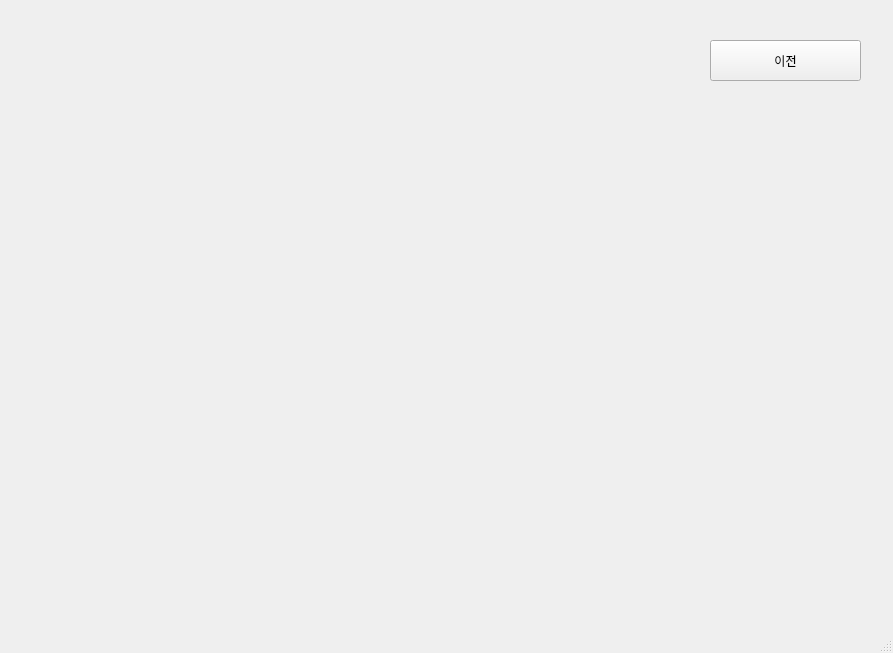
<?xml version="1.0" encoding="UTF-8"?>
<ui version="4.0">
 <class>MainWindow</class>
 <widget class="QMainWindow" name="MainWindow">
  <property name="geometry">
   <rect>
    <x>0</x>
    <y>0</y>
    <width>893</width>
    <height>653</height>
   </rect>
  </property>
  <property name="windowTitle">
   <string>MainWindow</string>
  </property>
  <widget class="QWidget" name="centralwidget">
   <widget class="QStackedWidget" name="stackedWidget">
    <property name="geometry">
     <rect>
      <x>20</x>
      <y>20</y>
      <width>851</width>
      <height>591</height>
     </rect>
    </property>
    <property name="currentIndex">
     <number>8</number>
    </property>
    <widget class="QWidget" name="page">
     <widget class="QLabel" name="title_label_1">
      <property name="geometry">
       <rect>
        <x>100</x>
        <y>0</y>
        <width>651</width>
        <height>111</height>
       </rect>
      </property>
      <property name="text">
       <string>&lt;html&gt;&lt;head/&gt;&lt;body&gt;&lt;p align=&quot;center&quot;&gt;&lt;span style=&quot; font-size:20pt; font-weight:600; color:#00aa7f;&quot;&gt;광주광역시 애견운동장 사업성 분석&lt;/span&gt;&lt;/p&gt;&lt;p align=&quot;center&quot;&gt;&lt;span style=&quot; font-size:20pt; font-weight:600; color:#00aa7f;&quot;&gt;프로그램&lt;/span&gt;&lt;/p&gt;&lt;/body&gt;&lt;/html&gt;</string>
      </property>
     </widget>
     <widget class="QPushButton" name="btn_start_1">
      <property name="geometry">
       <rect>
        <x>350</x>
        <y>530</y>
        <width>161</width>
        <height>51</height>
       </rect>
      </property>
      <property name="text">
       <string>시작하기</string>
      </property>
     </widget>
     <widget class="QLabel" name="label">
      <property name="geometry">
       <rect>
        <x>120</x>
        <y>100</y>
        <width>611</width>
        <height>421</height>
       </rect>
      </property>
      <property name="text">
       <string/>
      </property>
      <property name="pixmap">
       <pixmap>danche.jpg</pixmap>
      </property>
      <property name="scaledContents">
       <bool>true</bool>
      </property>
     </widget>
    </widget>
    <widget class="QWidget" name="page_2">
     <widget class="QLabel" name="title_label_2">
      <property name="geometry">
       <rect>
        <x>10</x>
        <y>10</y>
        <width>301</width>
        <height>51</height>
       </rect>
      </property>
      <property name="text">
       <string>&lt;html&gt;&lt;head/&gt;&lt;body&gt;&lt;p align=&quot;center&quot;&gt;&lt;span style=&quot; font-size:14pt; font-weight:600;&quot;&gt;원하는 &amp;quot;구&amp;quot;를 클릭해주세요&lt;/span&gt;&lt;/p&gt;&lt;/body&gt;&lt;/html&gt;</string>
      </property>
     </widget>
     <widget class="QLabel" name="gwangju_map_img">
      <property name="geometry">
       <rect>
        <x>10</x>
        <y>60</y>
        <width>841</width>
        <height>521</height>
       </rect>
      </property>
      <property name="text">
       <string/>
      </property>
      <property name="pixmap">
       <pixmap>gwangjumap.gif</pixmap>
      </property>
      <property name="scaledContents">
       <bool>true</bool>
      </property>
     </widget>
     <widget class="QPushButton" name="btn_seo_1">
      <property name="geometry">
       <rect>
        <x>460</x>
        <y>330</y>
        <width>31</width>
        <height>31</height>
       </rect>
      </property>
      <property name="styleSheet">
       <string notr="true">border-radius:15px;
background-color: rgb(255, 170, 0);</string>
      </property>
      <property name="text">
       <string/>
      </property>
     </widget>
     <widget class="QPushButton" name="btn_buk_1">
      <property name="geometry">
       <rect>
        <x>590</x>
        <y>190</y>
        <width>31</width>
        <height>31</height>
       </rect>
      </property>
      <property name="styleSheet">
       <string notr="true">border-radius:15px;
background-color: rgb(255, 170, 0);</string>
      </property>
      <property name="text">
       <string/>
      </property>
     </widget>
     <widget class="QPushButton" name="btn_dong_1">
      <property name="geometry">
       <rect>
        <x>650</x>
        <y>390</y>
        <width>31</width>
        <height>31</height>
       </rect>
      </property>
      <property name="styleSheet">
       <string notr="true">border-radius:15px;
background-color: rgb(255, 170, 0);</string>
      </property>
      <property name="text">
       <string/>
      </property>
     </widget>
     <widget class="QPushButton" name="btn_nam_1">
      <property name="geometry">
       <rect>
        <x>510</x>
        <y>420</y>
        <width>31</width>
        <height>31</height>
       </rect>
      </property>
      <property name="styleSheet">
       <string notr="true">border-radius:15px;
background-color: rgb(255, 170, 0);</string>
      </property>
      <property name="text">
       <string/>
      </property>
     </widget>
     <widget class="QPushButton" name="btn_gwang_1">
      <property name="geometry">
       <rect>
        <x>270</x>
        <y>270</y>
        <width>31</width>
        <height>31</height>
       </rect>
      </property>
      <property name="styleSheet">
       <string notr="true">border-radius:15px;
background-color: rgb(255, 170, 0);</string>
      </property>
      <property name="text">
       <string/>
      </property>
     </widget>
     <widget class="QPushButton" name="btn_talk">
      <property name="geometry">
       <rect>
        <x>700</x>
        <y>20</y>
        <width>141</width>
        <height>31</height>
       </rect>
      </property>
      <property name="text">
       <string>상담하러가기</string>
      </property>
     </widget>
    </widget>
    <widget class="QWidget" name="page_5">
     <widget class="QLabel" name="gwang_label_count1">
      <property name="geometry">
       <rect>
        <x>390</x>
        <y>390</y>
        <width>211</width>
        <height>61</height>
       </rect>
      </property>
      <property name="text">
       <string>&lt;html&gt;&lt;head/&gt;&lt;body&gt;&lt;p align=&quot;center&quot;&gt;&lt;span style=&quot; font-size:26pt; font-weight:600;&quot;&gt;총점수&lt;/span&gt;&lt;/p&gt;&lt;/body&gt;&lt;/html&gt;</string>
      </property>
     </widget>
     <widget class="QLabel" name="gwang_map_img">
      <property name="geometry">
       <rect>
        <x>380</x>
        <y>20</y>
        <width>461</width>
        <height>331</height>
       </rect>
      </property>
      <property name="styleSheet">
       <string notr="true">selection-background-color: rgb(162, 255, 168);</string>
      </property>
      <property name="text">
       <string/>
      </property>
      <property name="pixmap">
       <pixmap>gwangsangu.png</pixmap>
      </property>
      <property name="scaledContents">
       <bool>true</bool>
      </property>
     </widget>
     <widget class="QWidget" name="gwang_widget" native="true">
      <property name="geometry">
       <rect>
        <x>10</x>
        <y>20</y>
        <width>341</width>
        <height>551</height>
       </rect>
      </property>
      <property name="styleSheet">
       <string notr="true">background-color: rgb(255, 255, 255);</string>
      </property>
      <widget class="QLabel" name="gwang_label_title">
       <property name="geometry">
        <rect>
         <x>10</x>
         <y>20</y>
         <width>311</width>
         <height>51</height>
        </rect>
       </property>
       <property name="text">
        <string>&lt;html&gt;&lt;head/&gt;&lt;body&gt;&lt;p align=&quot;center&quot;&gt;&lt;span style=&quot; font-size:26pt;&quot;&gt;광산구 사업성 분석&lt;/span&gt;&lt;/p&gt;&lt;/body&gt;&lt;/html&gt;</string>
       </property>
      </widget>
      <widget class="QLabel" name="gwang_label_park1">
       <property name="geometry">
        <rect>
         <x>30</x>
         <y>190</y>
         <width>111</width>
         <height>21</height>
        </rect>
       </property>
       <property name="text">
        <string>공원 및 관광지 수</string>
       </property>
      </widget>
      <widget class="QLabel" name="gwang_label_park2_2">
       <property name="geometry">
        <rect>
         <x>30</x>
         <y>220</y>
         <width>56</width>
         <height>12</height>
        </rect>
       </property>
       <property name="text">
        <string>5</string>
       </property>
      </widget>
      <widget class="QLabel" name="gwang_label_dog1">
       <property name="geometry">
        <rect>
         <x>30</x>
         <y>250</y>
         <width>141</width>
         <height>16</height>
        </rect>
       </property>
       <property name="text">
        <string>애견 등록 수</string>
       </property>
      </widget>
      <widget class="QLabel" name="gwang_label_dog2">
       <property name="geometry">
        <rect>
         <x>30</x>
         <y>280</y>
         <width>56</width>
         <height>12</height>
        </rect>
       </property>
       <property name="text">
        <string>2500 마리 </string>
       </property>
      </widget>
      <widget class="QLabel" name="gwang_label_hospi1">
       <property name="geometry">
        <rect>
         <x>30</x>
         <y>310</y>
         <width>101</width>
         <height>21</height>
        </rect>
       </property>
       <property name="text">
        <string>동물 병원 수</string>
       </property>
      </widget>
      <widget class="QLabel" name="gwang_label_hospi2">
       <property name="geometry">
        <rect>
         <x>30</x>
         <y>340</y>
         <width>56</width>
         <height>12</height>
        </rect>
       </property>
       <property name="text">
        <string>5 개</string>
       </property>
      </widget>
      <widget class="QLabel" name="gwang_label_rival2">
       <property name="geometry">
        <rect>
         <x>30</x>
         <y>460</y>
         <width>56</width>
         <height>12</height>
        </rect>
       </property>
       <property name="text">
        <string>5 개</string>
       </property>
      </widget>
      <widget class="QLabel" name="gwang_label_rival1">
       <property name="geometry">
        <rect>
         <x>30</x>
         <y>430</y>
         <width>101</width>
         <height>21</height>
        </rect>
       </property>
       <property name="text">
        <string>경쟁 업체 수</string>
       </property>
      </widget>
      <widget class="QLabel" name="gwang_label_po1">
       <property name="geometry">
        <rect>
         <x>30</x>
         <y>490</y>
         <width>81</width>
         <height>16</height>
        </rect>
       </property>
       <property name="text">
        <string>인구 증가율</string>
       </property>
      </widget>
      <widget class="QLabel" name="gwang_label_po2">
       <property name="geometry">
        <rect>
         <x>30</x>
         <y>520</y>
         <width>56</width>
         <height>12</height>
        </rect>
       </property>
       <property name="text">
        <string>1.1%</string>
       </property>
      </widget>
      <widget class="QLabel" name="gwang_label_salon1">
       <property name="geometry">
        <rect>
         <x>30</x>
         <y>370</y>
         <width>101</width>
         <height>21</height>
        </rect>
       </property>
       <property name="text">
        <string>동물 미용업 수</string>
       </property>
      </widget>
      <widget class="QLabel" name="gwang_label_salon2">
       <property name="geometry">
        <rect>
         <x>30</x>
         <y>400</y>
         <width>56</width>
         <height>12</height>
        </rect>
       </property>
       <property name="text">
        <string>5 개</string>
       </property>
      </widget>
     </widget>
     <widget class="QLabel" name="gwang_label_count2">
      <property name="geometry">
       <rect>
        <x>630</x>
        <y>390</y>
        <width>101</width>
        <height>61</height>
       </rect>
      </property>
      <property name="font">
       <font>
        <pointsize>26</pointsize>
       </font>
      </property>
      <property name="text">
       <string>85 점</string>
      </property>
      <property name="alignment">
       <set>Qt::AlignCenter</set>
      </property>
     </widget>
     <widget class="QPushButton" name="btn_gwang_pre">
      <property name="geometry">
       <rect>
        <x>670</x>
        <y>480</y>
        <width>151</width>
        <height>61</height>
       </rect>
      </property>
      <property name="text">
       <string>이전</string>
      </property>
     </widget>
     <widget class="QPushButton" name="gwang_link_btn">
      <property name="geometry">
       <rect>
        <x>510</x>
        <y>480</y>
        <width>151</width>
        <height>61</height>
       </rect>
      </property>
      <property name="text">
       <string>부동산 정보 보기</string>
      </property>
     </widget>
    </widget>
    <widget class="QWidget" name="page_6">
     <widget class="QLabel" name="dong_label_count2">
      <property name="geometry">
       <rect>
        <x>630</x>
        <y>390</y>
        <width>101</width>
        <height>61</height>
       </rect>
      </property>
      <property name="font">
       <font>
        <pointsize>26</pointsize>
       </font>
      </property>
      <property name="text">
       <string>85 점</string>
      </property>
      <property name="alignment">
       <set>Qt::AlignCenter</set>
      </property>
     </widget>
     <widget class="QWidget" name="dong_widget" native="true">
      <property name="geometry">
       <rect>
        <x>10</x>
        <y>20</y>
        <width>341</width>
        <height>551</height>
       </rect>
      </property>
      <property name="styleSheet">
       <string notr="true">background-color: rgb(255, 255, 255);</string>
      </property>
      <widget class="QLabel" name="dong_label_title">
       <property name="geometry">
        <rect>
         <x>10</x>
         <y>20</y>
         <width>311</width>
         <height>51</height>
        </rect>
       </property>
       <property name="text">
        <string>&lt;html&gt;&lt;head/&gt;&lt;body&gt;&lt;p align=&quot;center&quot;&gt;&lt;span style=&quot; font-size:26pt;&quot;&gt;동구 사업성 분석&lt;/span&gt;&lt;/p&gt;&lt;/body&gt;&lt;/html&gt;</string>
       </property>
      </widget>
      <widget class="QLabel" name="dong_label_park1">
       <property name="geometry">
        <rect>
         <x>30</x>
         <y>190</y>
         <width>111</width>
         <height>21</height>
        </rect>
       </property>
       <property name="text">
        <string>공원 및 관광지 수</string>
       </property>
      </widget>
      <widget class="QLabel" name="dong_label_park2">
       <property name="geometry">
        <rect>
         <x>30</x>
         <y>220</y>
         <width>56</width>
         <height>12</height>
        </rect>
       </property>
       <property name="text">
        <string>5</string>
       </property>
      </widget>
      <widget class="QLabel" name="dong_label_dog1">
       <property name="geometry">
        <rect>
         <x>30</x>
         <y>250</y>
         <width>141</width>
         <height>16</height>
        </rect>
       </property>
       <property name="text">
        <string>애견 등록 수</string>
       </property>
      </widget>
      <widget class="QLabel" name="dong_label_dog2">
       <property name="geometry">
        <rect>
         <x>30</x>
         <y>280</y>
         <width>56</width>
         <height>12</height>
        </rect>
       </property>
       <property name="text">
        <string>2500 마리 </string>
       </property>
      </widget>
      <widget class="QLabel" name="dong_label_hospi1">
       <property name="geometry">
        <rect>
         <x>30</x>
         <y>310</y>
         <width>101</width>
         <height>21</height>
        </rect>
       </property>
       <property name="text">
        <string>동물 병원 수</string>
       </property>
      </widget>
      <widget class="QLabel" name="dong_label_hospi2">
       <property name="geometry">
        <rect>
         <x>30</x>
         <y>340</y>
         <width>56</width>
         <height>12</height>
        </rect>
       </property>
       <property name="text">
        <string>5 개</string>
       </property>
      </widget>
      <widget class="QLabel" name="dong_label_rival2">
       <property name="geometry">
        <rect>
         <x>30</x>
         <y>460</y>
         <width>56</width>
         <height>12</height>
        </rect>
       </property>
       <property name="text">
        <string>5 개</string>
       </property>
      </widget>
      <widget class="QLabel" name="dong_label_rival1">
       <property name="geometry">
        <rect>
         <x>30</x>
         <y>430</y>
         <width>101</width>
         <height>21</height>
        </rect>
       </property>
       <property name="text">
        <string>경쟁 업체 수</string>
       </property>
      </widget>
      <widget class="QLabel" name="dong_label_po1">
       <property name="geometry">
        <rect>
         <x>30</x>
         <y>490</y>
         <width>81</width>
         <height>16</height>
        </rect>
       </property>
       <property name="text">
        <string>인구 증가율</string>
       </property>
      </widget>
      <widget class="QLabel" name="dong_label_po2">
       <property name="geometry">
        <rect>
         <x>30</x>
         <y>520</y>
         <width>56</width>
         <height>12</height>
        </rect>
       </property>
       <property name="text">
        <string>1.1%</string>
       </property>
      </widget>
      <widget class="QLabel" name="dong_label_salon2">
       <property name="geometry">
        <rect>
         <x>30</x>
         <y>400</y>
         <width>56</width>
         <height>12</height>
        </rect>
       </property>
       <property name="text">
        <string>5 개</string>
       </property>
      </widget>
      <widget class="QLabel" name="dong_label_salon1">
       <property name="geometry">
        <rect>
         <x>30</x>
         <y>370</y>
         <width>101</width>
         <height>21</height>
        </rect>
       </property>
       <property name="text">
        <string>동물 미용업 수</string>
       </property>
      </widget>
     </widget>
     <widget class="QLabel" name="dong_map_img">
      <property name="geometry">
       <rect>
        <x>380</x>
        <y>20</y>
        <width>461</width>
        <height>331</height>
       </rect>
      </property>
      <property name="text">
       <string/>
      </property>
      <property name="pixmap">
       <pixmap>donggu.png</pixmap>
      </property>
      <property name="scaledContents">
       <bool>true</bool>
      </property>
     </widget>
     <widget class="QPushButton" name="btn_dong_pre">
      <property name="geometry">
       <rect>
        <x>670</x>
        <y>480</y>
        <width>151</width>
        <height>61</height>
       </rect>
      </property>
      <property name="text">
       <string>이전</string>
      </property>
     </widget>
     <widget class="QLabel" name="dong_label_count1">
      <property name="geometry">
       <rect>
        <x>390</x>
        <y>390</y>
        <width>211</width>
        <height>61</height>
       </rect>
      </property>
      <property name="text">
       <string>&lt;html&gt;&lt;head/&gt;&lt;body&gt;&lt;p align=&quot;center&quot;&gt;&lt;span style=&quot; font-size:26pt; font-weight:600;&quot;&gt;총점수&lt;/span&gt;&lt;/p&gt;&lt;/body&gt;&lt;/html&gt;</string>
      </property>
     </widget>
     <widget class="QPushButton" name="dong_link_btn">
      <property name="geometry">
       <rect>
        <x>510</x>
        <y>480</y>
        <width>151</width>
        <height>61</height>
       </rect>
      </property>
      <property name="text">
       <string>부동산 정보 보기</string>
      </property>
     </widget>
    </widget>
    <widget class="QWidget" name="page_22">
     <widget class="QLabel" name="seo_label_count2">
      <property name="geometry">
       <rect>
        <x>630</x>
        <y>390</y>
        <width>101</width>
        <height>61</height>
       </rect>
      </property>
      <property name="font">
       <font>
        <pointsize>26</pointsize>
       </font>
      </property>
      <property name="text">
       <string>85 점</string>
      </property>
      <property name="alignment">
       <set>Qt::AlignCenter</set>
      </property>
     </widget>
     <widget class="QWidget" name="seo_widget" native="true">
      <property name="geometry">
       <rect>
        <x>10</x>
        <y>20</y>
        <width>341</width>
        <height>551</height>
       </rect>
      </property>
      <property name="styleSheet">
       <string notr="true">background-color: rgb(255, 255, 255);</string>
      </property>
      <widget class="QLabel" name="seo_label_title">
       <property name="geometry">
        <rect>
         <x>10</x>
         <y>20</y>
         <width>311</width>
         <height>51</height>
        </rect>
       </property>
       <property name="text">
        <string>&lt;html&gt;&lt;head/&gt;&lt;body&gt;&lt;p align=&quot;center&quot;&gt;&lt;span style=&quot; font-size:26pt;&quot;&gt;서구 사업성 분석&lt;/span&gt;&lt;/p&gt;&lt;/body&gt;&lt;/html&gt;</string>
       </property>
      </widget>
      <widget class="QLabel" name="seo_label_park1">
       <property name="geometry">
        <rect>
         <x>30</x>
         <y>190</y>
         <width>111</width>
         <height>21</height>
        </rect>
       </property>
       <property name="text">
        <string>공원 및 관광지 수</string>
       </property>
      </widget>
      <widget class="QLabel" name="seo_label_park2">
       <property name="geometry">
        <rect>
         <x>30</x>
         <y>220</y>
         <width>56</width>
         <height>12</height>
        </rect>
       </property>
       <property name="text">
        <string>5</string>
       </property>
      </widget>
      <widget class="QLabel" name="seo_label_dog1">
       <property name="geometry">
        <rect>
         <x>30</x>
         <y>250</y>
         <width>141</width>
         <height>16</height>
        </rect>
       </property>
       <property name="text">
        <string>애견 등록 수</string>
       </property>
      </widget>
      <widget class="QLabel" name="seo_label_dog2">
       <property name="geometry">
        <rect>
         <x>30</x>
         <y>280</y>
         <width>56</width>
         <height>12</height>
        </rect>
       </property>
       <property name="text">
        <string>2500 마리 </string>
       </property>
      </widget>
      <widget class="QLabel" name="seo_label_salon1">
       <property name="geometry">
        <rect>
         <x>30</x>
         <y>370</y>
         <width>101</width>
         <height>21</height>
        </rect>
       </property>
       <property name="text">
        <string>동물 미용업 수</string>
       </property>
      </widget>
      <widget class="QLabel" name="seo_label_salon2">
       <property name="geometry">
        <rect>
         <x>30</x>
         <y>400</y>
         <width>56</width>
         <height>12</height>
        </rect>
       </property>
       <property name="text">
        <string>5 개</string>
       </property>
      </widget>
      <widget class="QLabel" name="seo_label_rival2">
       <property name="geometry">
        <rect>
         <x>30</x>
         <y>460</y>
         <width>56</width>
         <height>12</height>
        </rect>
       </property>
       <property name="text">
        <string>5 개</string>
       </property>
      </widget>
      <widget class="QLabel" name="seo_label_rival1">
       <property name="geometry">
        <rect>
         <x>30</x>
         <y>430</y>
         <width>101</width>
         <height>21</height>
        </rect>
       </property>
       <property name="text">
        <string>경쟁 업체 수</string>
       </property>
      </widget>
      <widget class="QLabel" name="seo_label_po1">
       <property name="geometry">
        <rect>
         <x>30</x>
         <y>490</y>
         <width>81</width>
         <height>16</height>
        </rect>
       </property>
       <property name="text">
        <string>인구 증가율</string>
       </property>
      </widget>
      <widget class="QLabel" name="seo_label_po2">
       <property name="geometry">
        <rect>
         <x>30</x>
         <y>520</y>
         <width>56</width>
         <height>12</height>
        </rect>
       </property>
       <property name="text">
        <string>1.1%</string>
       </property>
      </widget>
      <widget class="QLabel" name="seo_label_hospi2">
       <property name="geometry">
        <rect>
         <x>30</x>
         <y>336</y>
         <width>56</width>
         <height>12</height>
        </rect>
       </property>
       <property name="text">
        <string>5</string>
       </property>
      </widget>
      <widget class="QLabel" name="seo_label_hospi1">
       <property name="geometry">
        <rect>
         <x>30</x>
         <y>310</y>
         <width>111</width>
         <height>21</height>
        </rect>
       </property>
       <property name="text">
        <string>동물 병원 수</string>
       </property>
      </widget>
     </widget>
     <widget class="QLabel" name="seo_map_img">
      <property name="geometry">
       <rect>
        <x>380</x>
        <y>20</y>
        <width>461</width>
        <height>331</height>
       </rect>
      </property>
      <property name="text">
       <string/>
      </property>
      <property name="pixmap">
       <pixmap>seogu.png</pixmap>
      </property>
      <property name="scaledContents">
       <bool>true</bool>
      </property>
     </widget>
     <widget class="QPushButton" name="btn_seo_pre">
      <property name="geometry">
       <rect>
        <x>670</x>
        <y>480</y>
        <width>151</width>
        <height>61</height>
       </rect>
      </property>
      <property name="text">
       <string>이전</string>
      </property>
     </widget>
     <widget class="QLabel" name="seo_label_count1">
      <property name="geometry">
       <rect>
        <x>390</x>
        <y>390</y>
        <width>211</width>
        <height>61</height>
       </rect>
      </property>
      <property name="text">
       <string>&lt;html&gt;&lt;head/&gt;&lt;body&gt;&lt;p align=&quot;center&quot;&gt;&lt;span style=&quot; font-size:26pt; font-weight:600;&quot;&gt;총점수&lt;/span&gt;&lt;/p&gt;&lt;/body&gt;&lt;/html&gt;</string>
      </property>
     </widget>
     <widget class="QPushButton" name="seo_link_btn">
      <property name="geometry">
       <rect>
        <x>510</x>
        <y>480</y>
        <width>151</width>
        <height>61</height>
       </rect>
      </property>
      <property name="text">
       <string>부동산 정보 보기</string>
      </property>
     </widget>
    </widget>
    <widget class="QWidget" name="page_7">
     <widget class="QLabel" name="nam_label_count2">
      <property name="geometry">
       <rect>
        <x>630</x>
        <y>390</y>
        <width>101</width>
        <height>61</height>
       </rect>
      </property>
      <property name="font">
       <font>
        <pointsize>26</pointsize>
       </font>
      </property>
      <property name="text">
       <string>85 점</string>
      </property>
      <property name="alignment">
       <set>Qt::AlignCenter</set>
      </property>
     </widget>
     <widget class="QWidget" name="nam_widget" native="true">
      <property name="geometry">
       <rect>
        <x>10</x>
        <y>20</y>
        <width>341</width>
        <height>551</height>
       </rect>
      </property>
      <property name="styleSheet">
       <string notr="true">background-color: rgb(255, 255, 255);</string>
      </property>
      <widget class="QLabel" name="nam_label_title">
       <property name="geometry">
        <rect>
         <x>10</x>
         <y>20</y>
         <width>311</width>
         <height>51</height>
        </rect>
       </property>
       <property name="text">
        <string>&lt;html&gt;&lt;head/&gt;&lt;body&gt;&lt;p align=&quot;center&quot;&gt;&lt;span style=&quot; font-size:26pt;&quot;&gt;남구 사업성 분석&lt;/span&gt;&lt;/p&gt;&lt;/body&gt;&lt;/html&gt;</string>
       </property>
      </widget>
      <widget class="QLabel" name="nam_label_park1">
       <property name="geometry">
        <rect>
         <x>30</x>
         <y>190</y>
         <width>111</width>
         <height>21</height>
        </rect>
       </property>
       <property name="text">
        <string>공원 및 관광지 수</string>
       </property>
      </widget>
      <widget class="QLabel" name="nam_label_park2">
       <property name="geometry">
        <rect>
         <x>30</x>
         <y>220</y>
         <width>56</width>
         <height>12</height>
        </rect>
       </property>
       <property name="text">
        <string>5</string>
       </property>
      </widget>
      <widget class="QLabel" name="nam_label_dog1">
       <property name="geometry">
        <rect>
         <x>30</x>
         <y>250</y>
         <width>141</width>
         <height>16</height>
        </rect>
       </property>
       <property name="text">
        <string>애견 등록 수</string>
       </property>
      </widget>
      <widget class="QLabel" name="nam_label_dog2">
       <property name="geometry">
        <rect>
         <x>30</x>
         <y>280</y>
         <width>56</width>
         <height>12</height>
        </rect>
       </property>
       <property name="text">
        <string>2500 마리 </string>
       </property>
      </widget>
      <widget class="QLabel" name="nam_label_hospi1">
       <property name="geometry">
        <rect>
         <x>30</x>
         <y>310</y>
         <width>101</width>
         <height>21</height>
        </rect>
       </property>
       <property name="text">
        <string>동물 병원 수</string>
       </property>
      </widget>
      <widget class="QLabel" name="nam_label_hospi2">
       <property name="geometry">
        <rect>
         <x>30</x>
         <y>340</y>
         <width>56</width>
         <height>12</height>
        </rect>
       </property>
       <property name="text">
        <string>5 개</string>
       </property>
      </widget>
      <widget class="QLabel" name="nam_label_rival2">
       <property name="geometry">
        <rect>
         <x>30</x>
         <y>460</y>
         <width>56</width>
         <height>12</height>
        </rect>
       </property>
       <property name="text">
        <string>5 개</string>
       </property>
      </widget>
      <widget class="QLabel" name="nam_label_rival1">
       <property name="geometry">
        <rect>
         <x>30</x>
         <y>430</y>
         <width>101</width>
         <height>21</height>
        </rect>
       </property>
       <property name="text">
        <string>경쟁 업체 수</string>
       </property>
      </widget>
      <widget class="QLabel" name="nam_label_po1">
       <property name="geometry">
        <rect>
         <x>30</x>
         <y>490</y>
         <width>81</width>
         <height>16</height>
        </rect>
       </property>
       <property name="text">
        <string>인구 증가율</string>
       </property>
      </widget>
      <widget class="QLabel" name="nam_label_po2">
       <property name="geometry">
        <rect>
         <x>30</x>
         <y>520</y>
         <width>56</width>
         <height>12</height>
        </rect>
       </property>
       <property name="text">
        <string>1.1%</string>
       </property>
      </widget>
      <widget class="QLabel" name="nam_label_salon2">
       <property name="geometry">
        <rect>
         <x>30</x>
         <y>400</y>
         <width>56</width>
         <height>12</height>
        </rect>
       </property>
       <property name="text">
        <string>5 개</string>
       </property>
      </widget>
      <widget class="QLabel" name="nam_label_salon1">
       <property name="geometry">
        <rect>
         <x>30</x>
         <y>370</y>
         <width>101</width>
         <height>21</height>
        </rect>
       </property>
       <property name="text">
        <string>동물 미용업 수</string>
       </property>
      </widget>
     </widget>
     <widget class="QLabel" name="nam_map_img">
      <property name="geometry">
       <rect>
        <x>380</x>
        <y>20</y>
        <width>461</width>
        <height>331</height>
       </rect>
      </property>
      <property name="text">
       <string/>
      </property>
      <property name="pixmap">
       <pixmap>namgu.png</pixmap>
      </property>
      <property name="scaledContents">
       <bool>true</bool>
      </property>
     </widget>
     <widget class="QPushButton" name="btn_nam_pre">
      <property name="geometry">
       <rect>
        <x>670</x>
        <y>480</y>
        <width>151</width>
        <height>61</height>
       </rect>
      </property>
      <property name="text">
       <string>이전</string>
      </property>
     </widget>
     <widget class="QLabel" name="nam_label_count1">
      <property name="geometry">
       <rect>
        <x>390</x>
        <y>390</y>
        <width>211</width>
        <height>61</height>
       </rect>
      </property>
      <property name="text">
       <string>&lt;html&gt;&lt;head/&gt;&lt;body&gt;&lt;p align=&quot;center&quot;&gt;&lt;span style=&quot; font-size:26pt; font-weight:600;&quot;&gt;총점수&lt;/span&gt;&lt;/p&gt;&lt;/body&gt;&lt;/html&gt;</string>
      </property>
     </widget>
     <widget class="QPushButton" name="nam_link_btn">
      <property name="geometry">
       <rect>
        <x>510</x>
        <y>480</y>
        <width>151</width>
        <height>61</height>
       </rect>
      </property>
      <property name="text">
       <string>부동산 정보 보기</string>
      </property>
     </widget>
    </widget>
    <widget class="QWidget" name="page_21">
     <widget class="QLabel" name="buk_label_count2">
      <property name="geometry">
       <rect>
        <x>630</x>
        <y>390</y>
        <width>101</width>
        <height>61</height>
       </rect>
      </property>
      <property name="font">
       <font>
        <pointsize>26</pointsize>
       </font>
      </property>
      <property name="text">
       <string>85 점</string>
      </property>
      <property name="alignment">
       <set>Qt::AlignCenter</set>
      </property>
     </widget>
     <widget class="QWidget" name="buk_widget" native="true">
      <property name="geometry">
       <rect>
        <x>10</x>
        <y>20</y>
        <width>341</width>
        <height>551</height>
       </rect>
      </property>
      <property name="styleSheet">
       <string notr="true">background-color: rgb(255, 255, 255);</string>
      </property>
      <widget class="QLabel" name="buk_label_title">
       <property name="geometry">
        <rect>
         <x>10</x>
         <y>20</y>
         <width>311</width>
         <height>51</height>
        </rect>
       </property>
       <property name="text">
        <string>&lt;html&gt;&lt;head/&gt;&lt;body&gt;&lt;p align=&quot;center&quot;&gt;&lt;span style=&quot; font-size:26pt;&quot;&gt;북구 사업성 분석&lt;/span&gt;&lt;/p&gt;&lt;/body&gt;&lt;/html&gt;</string>
       </property>
      </widget>
      <widget class="QLabel" name="buk_label_park1">
       <property name="geometry">
        <rect>
         <x>30</x>
         <y>190</y>
         <width>111</width>
         <height>21</height>
        </rect>
       </property>
       <property name="text">
        <string>공원 및 관광지 수</string>
       </property>
      </widget>
      <widget class="QLabel" name="buk_label_park2">
       <property name="geometry">
        <rect>
         <x>30</x>
         <y>220</y>
         <width>56</width>
         <height>12</height>
        </rect>
       </property>
       <property name="text">
        <string>5</string>
       </property>
      </widget>
      <widget class="QLabel" name="buk_label_dog1">
       <property name="geometry">
        <rect>
         <x>30</x>
         <y>250</y>
         <width>141</width>
         <height>16</height>
        </rect>
       </property>
       <property name="text">
        <string>애견 등록 수</string>
       </property>
      </widget>
      <widget class="QLabel" name="buk_label_dog2">
       <property name="geometry">
        <rect>
         <x>30</x>
         <y>280</y>
         <width>56</width>
         <height>12</height>
        </rect>
       </property>
       <property name="text">
        <string>2500 마리 </string>
       </property>
      </widget>
      <widget class="QLabel" name="buk_label_salon1">
       <property name="geometry">
        <rect>
         <x>30</x>
         <y>370</y>
         <width>101</width>
         <height>21</height>
        </rect>
       </property>
       <property name="text">
        <string>동물 미용업 수</string>
       </property>
      </widget>
      <widget class="QLabel" name="buk_label_salon2">
       <property name="geometry">
        <rect>
         <x>30</x>
         <y>400</y>
         <width>56</width>
         <height>12</height>
        </rect>
       </property>
       <property name="text">
        <string>5 개</string>
       </property>
      </widget>
      <widget class="QLabel" name="buk_label_rival2">
       <property name="geometry">
        <rect>
         <x>30</x>
         <y>460</y>
         <width>56</width>
         <height>12</height>
        </rect>
       </property>
       <property name="text">
        <string>5 개</string>
       </property>
      </widget>
      <widget class="QLabel" name="buk_label_rival1">
       <property name="geometry">
        <rect>
         <x>30</x>
         <y>430</y>
         <width>101</width>
         <height>21</height>
        </rect>
       </property>
       <property name="text">
        <string>경쟁 업체 수</string>
       </property>
      </widget>
      <widget class="QLabel" name="buk_label_po1">
       <property name="geometry">
        <rect>
         <x>30</x>
         <y>490</y>
         <width>81</width>
         <height>16</height>
        </rect>
       </property>
       <property name="text">
        <string>인구 증가율</string>
       </property>
      </widget>
      <widget class="QLabel" name="buk_label_po2">
       <property name="geometry">
        <rect>
         <x>30</x>
         <y>520</y>
         <width>56</width>
         <height>12</height>
        </rect>
       </property>
       <property name="text">
        <string>1.1%</string>
       </property>
      </widget>
      <widget class="QLabel" name="buk_label_hospi1">
       <property name="geometry">
        <rect>
         <x>30</x>
         <y>310</y>
         <width>111</width>
         <height>21</height>
        </rect>
       </property>
       <property name="text">
        <string>동물 병원 수</string>
       </property>
      </widget>
      <widget class="QLabel" name="buk_label_hospi2">
       <property name="geometry">
        <rect>
         <x>30</x>
         <y>340</y>
         <width>56</width>
         <height>12</height>
        </rect>
       </property>
       <property name="text">
        <string>5</string>
       </property>
      </widget>
     </widget>
     <widget class="QLabel" name="buk_map_img">
      <property name="geometry">
       <rect>
        <x>380</x>
        <y>20</y>
        <width>461</width>
        <height>341</height>
       </rect>
      </property>
      <property name="text">
       <string/>
      </property>
      <property name="pixmap">
       <pixmap>bukgu.png</pixmap>
      </property>
      <property name="scaledContents">
       <bool>true</bool>
      </property>
     </widget>
     <widget class="QPushButton" name="btn_buk_pre">
      <property name="geometry">
       <rect>
        <x>670</x>
        <y>480</y>
        <width>151</width>
        <height>61</height>
       </rect>
      </property>
      <property name="text">
       <string>이전</string>
      </property>
     </widget>
     <widget class="QLabel" name="buk_label_count1">
      <property name="geometry">
       <rect>
        <x>390</x>
        <y>390</y>
        <width>211</width>
        <height>61</height>
       </rect>
      </property>
      <property name="text">
       <string>&lt;html&gt;&lt;head/&gt;&lt;body&gt;&lt;p align=&quot;center&quot;&gt;&lt;span style=&quot; font-size:26pt; font-weight:600;&quot;&gt;총점수&lt;/span&gt;&lt;/p&gt;&lt;/body&gt;&lt;/html&gt;</string>
      </property>
     </widget>
     <widget class="QPushButton" name="buk_link_btn">
      <property name="geometry">
       <rect>
        <x>510</x>
        <y>480</y>
        <width>151</width>
        <height>61</height>
       </rect>
      </property>
      <property name="text">
       <string>부동산 정보 보기</string>
      </property>
     </widget>
    </widget>
    <widget class="QWidget" name="page_3">
     <widget class="QLabel" name="sangdam_label">
      <property name="geometry">
       <rect>
        <x>30</x>
        <y>20</y>
        <width>321</width>
        <height>71</height>
       </rect>
      </property>
      <property name="text">
       <string>&lt;html&gt;&lt;head/&gt;&lt;body&gt;&lt;p align=&quot;center&quot;&gt;&lt;span style=&quot; font-size:28pt; font-weight:600;&quot;&gt;상담원과 상담하기&lt;/span&gt;&lt;/p&gt;&lt;/body&gt;&lt;/html&gt;</string>
      </property>
     </widget>
     <widget class="QTextBrowser" name="chatTextBrowser">
      <property name="geometry">
       <rect>
        <x>30</x>
        <y>80</y>
        <width>521</width>
        <height>401</height>
       </rect>
      </property>
     </widget>
     <widget class="QPushButton" name="btn_SendMessage">
      <property name="geometry">
       <rect>
        <x>520</x>
        <y>510</y>
        <width>91</width>
        <height>31</height>
       </rect>
      </property>
      <property name="text">
       <string>전송하기</string>
      </property>
     </widget>
     <widget class="QLineEdit" name="inputChat">
      <property name="geometry">
       <rect>
        <x>30</x>
        <y>510</y>
        <width>471</width>
        <height>31</height>
       </rect>
      </property>
     </widget>
     <widget class="QLabel" name="chatbot_img">
      <property name="geometry">
       <rect>
        <x>600</x>
        <y>20</y>
        <width>231</width>
        <height>271</height>
       </rect>
      </property>
      <property name="text">
       <string/>
      </property>
      <property name="pixmap">
       <pixmap>../chatbot.png</pixmap>
      </property>
      <property name="scaledContents">
       <bool>true</bool>
      </property>
     </widget>
     <widget class="QLabel" name="label_2">
      <property name="geometry">
       <rect>
        <x>580</x>
        <y>330</y>
        <width>231</width>
        <height>141</height>
       </rect>
      </property>
      <property name="text">
       <string>&lt;html&gt;&lt;head/&gt;&lt;body&gt;&lt;p align=&quot;center&quot;&gt;&lt;span style=&quot; font-size:11pt;&quot;&gt;질문내용을 입력하고 &lt;/span&gt;&lt;/p&gt;&lt;p align=&quot;center&quot;&gt;&lt;span style=&quot; font-size:11pt;&quot;&gt;전송하기 버튼을 눌러주세요!&lt;/span&gt;&lt;/p&gt;&lt;p align=&quot;center&quot;&gt;&lt;span style=&quot; font-size:11pt;&quot;&gt;상담시간: 9:00 - 17:00&lt;/span&gt;&lt;/p&gt;&lt;p align=&quot;center&quot;&gt;&lt;span style=&quot; font-size:11pt;&quot;&gt;MON-FRI&lt;/span&gt;&lt;/p&gt;&lt;p align=&quot;center&quot;&gt;&lt;span style=&quot; font-size:11pt;&quot;&gt;전화문의:064-000-0000&lt;/span&gt;&lt;/p&gt;&lt;/body&gt;&lt;/html&gt;</string>
      </property>
     </widget>
     <widget class="QPushButton" name="btn_sangdam_pre">
      <property name="geometry">
       <rect>
        <x>650</x>
        <y>500</y>
        <width>191</width>
        <height>61</height>
       </rect>
      </property>
      <property name="text">
       <string>선택화면으로 돌아가기</string>
      </property>
     </widget>
    </widget>
    <widget class="QWidget" name="page_4">
     <widget class="QWidget" name="verticalLayoutWidget">
      <property name="geometry">
       <rect>
        <x>0</x>
        <y>80</y>
        <width>841</width>
        <height>491</height>
       </rect>
      </property>
      <layout class="QVBoxLayout" name="graph_verticalLayout"/>
     </widget>
     <widget class="QPushButton" name="pushButton">
      <property name="geometry">
       <rect>
        <x>690</x>
        <y>20</y>
        <width>151</width>
        <height>41</height>
       </rect>
      </property>
      <property name="text">
       <string>이전</string>
      </property>
     </widget>
    </widget>
   </widget>
  </widget>
  <widget class="QMenuBar" name="menubar">
   <property name="geometry">
    <rect>
     <x>0</x>
     <y>0</y>
     <width>893</width>
     <height>26</height>
    </rect>
   </property>
  </widget>
  <widget class="QStatusBar" name="statusbar"/>
 </widget>
 <resources/>
 <connections/>
</ui>
